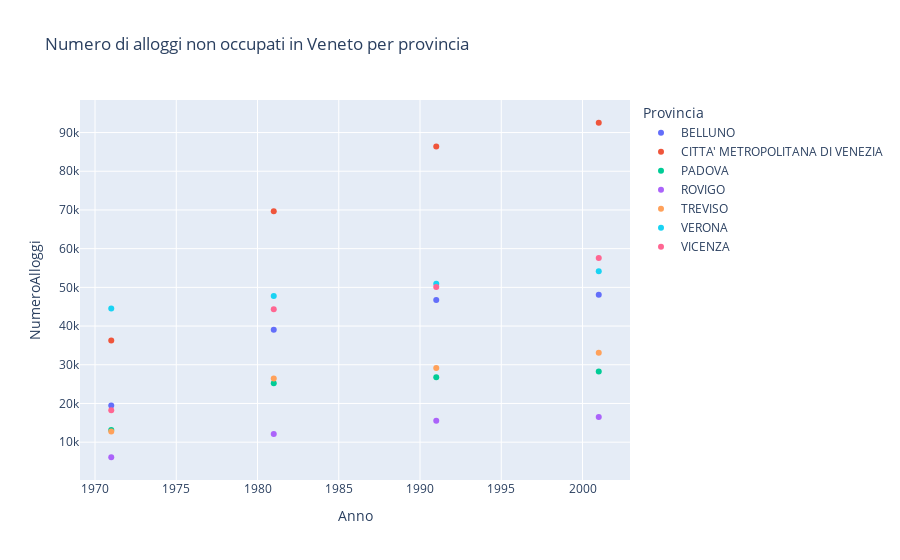

Source (notebook cell):
### Code cell
fig3= px.scatter(df_new_group, x='Anno', y='NumeroAlloggi', color='Provincia', title='Numero di alloggi non occupati in Veneto per provincia')
fig3.show()

### Figure 1 — Plotly figure (JSON) as saved in the notebook; plotly's stock layout.template omitted (floating-point values rounded to 4 significant figures)
{"data": [{"hovertemplate": "Provincia=BELLUNO<br>Anno=%{x}<br>NumeroAlloggi=%{y}<extra></extra>", "legendgroup": "BELLUNO", "marker": {"color": "#636efa", "symbol": "circle"}, "mode": "markers", "name": "BELLUNO", "orientation": "v", "showlegend": true, "type": "scatter", "x": [1971, 1981, 1991, 2001], "xaxis": "x", "y": [19490.0, 39080.0, 46750.0, 48120.0], "yaxis": "y"}, {"hovertemplate": "Provincia=CITTA' METROPOLITANA DI VENEZIA<br>Anno=%{x}<br>NumeroAlloggi=%{y}<extra></extra>", "legendgroup": "CITTA' METROPOLITANA DI VENEZIA", "marker": {"color": "#EF553B", "symbol": "circle"}, "mode": "markers", "name": "CITTA' METROPOLITANA DI VENEZIA", "orientation": "v", "showlegend": true, "type": "scatter", "x": [1971, 1981, 1991, 2001], "xaxis": "x", "y": [36280.0, 69670.0, 86380.0, 92530.0], "yaxis": "y"}, {"hovertemplate": "Provincia=PADOVA<br>Anno=%{x}<br>NumeroAlloggi=%{y}<extra></extra>", "legendgroup": "PADOVA", "marker": {"color": "#00cc96", "symbol": "circle"}, "mode": "markers", "name": "PADOVA", "orientation": "v", "showlegend": true, "type": "scatter", "x": [1971, 1981, 1991, 2001], "xaxis": "x", "y": [13170.0, 25210.0, 26760.0, 28260.0], "yaxis": "y"}, {"hovertemplate": "Provincia=ROVIGO<br>Anno=%{x}<br>NumeroAlloggi=%{y}<extra></extra>", "legendgroup": "ROVIGO", "marker": {"color": "#ab63fa", "symbol": "circle"}, "mode": "markers", "name": "ROVIGO", "orientation": "v", "showlegend": true, "type": "scatter", "x": [1971, 1981, 1991, 2001], "xaxis": "x", "y": [6107.0, 12110.0, 15560.0, 16530.0], "yaxis": "y"}, {"hovertemplate": "Provincia=TREVISO<br>Anno=%{x}<br>NumeroAlloggi=%{y}<extra></extra>", "legendgroup": "TREVISO", "marker": {"color": "#FFA15A", "symbol": "circle"}, "mode": "markers", "name": "TREVISO", "orientation": "v", "showlegend": true, "type": "scatter", "x": [1971, 1981, 1991, 2001], "xaxis": "x", "y": [12780.0, 26450.0, 29180.0, 33080.0], "yaxis": "y"}, {"hovertemplate": "Provincia=VERONA<br>Anno=%{x}<br>NumeroAlloggi=%{y}<extra></extra>", "legendgroup": "VERONA", "marker": {"color": "#19d3f3", "symbol": "circle"}, "mode": "markers", "name": "VERONA", "orientation": "v", "showlegend": true, "type": "scatter", "x": [1971, 1981, 1991, 2001], "xaxis": "x", "y": [44530.0, 47740.0, 50950.0, 54150.0], "yaxis": "y"}, {"hovertemplate": "Provincia=VICENZA<br>Anno=%{x}<br>NumeroAlloggi=%{y}<extra></extra>", "legendgroup": "VICENZA", "marker": {"color": "#FF6692", "symbol": "circle"}, "mode": "markers", "name": "VICENZA", "orientation": "v", "showlegend": true, "type": "scatter", "x": [1971, 1981, 1991, 2001], "xaxis": "x", "y": [18220.0, 44350.0, 50070.0, 57580.0], "yaxis": "y"}], "layout": {"legend": {"title": {"text": "Provincia"}, "tracegroupgap": 0}, "title": {"text": "Numero di alloggi non occupati in Veneto per provincia"}, "xaxis": {"anchor": "y", "domain": [0, 1], "title": {"text": "Anno"}}, "yaxis": {"anchor": "x", "domain": [0, 1], "title": {"text": "NumeroAlloggi"}}}}
